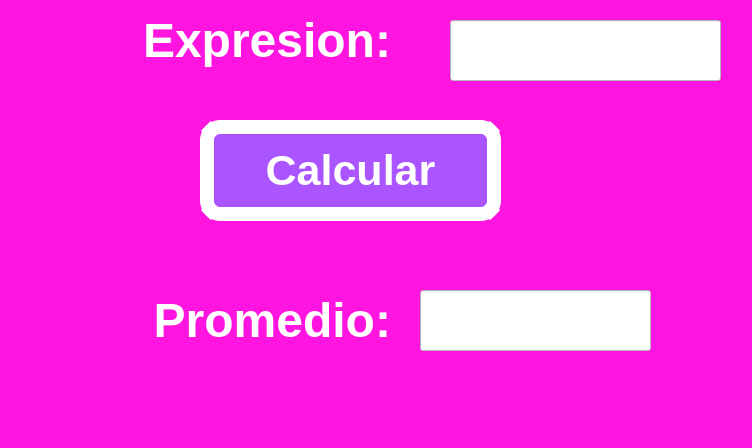
<?xml version="1.0" encoding="UTF-8"?>
<ui version="4.0">
 <class>MainWindow</class>
 <widget class="QMainWindow" name="MainWindow">
  <property name="geometry">
   <rect>
    <x>0</x>
    <y>0</y>
    <width>752</width>
    <height>448</height>
   </rect>
  </property>
  <property name="windowTitle">
   <string>MainWindow</string>
  </property>
  <property name="styleSheet">
   <string notr="true">background-color: rgb(255, 20, 224);
</string>
  </property>
  <widget class="QWidget" name="centralwidget">
   <widget class="QLabel" name="labelA">
    <property name="geometry">
     <rect>
      <x>0</x>
      <y>-10</y>
      <width>391</width>
      <height>101</height>
     </rect>
    </property>
    <property name="text">
     <string>&lt;html&gt;&lt;head/&gt;&lt;body&gt;&lt;p align=&quot;right&quot;&gt;&lt;span style=&quot; font-size:36pt; font-weight:600; color:#ffffff;&quot;&gt;Expresion:&lt;/span&gt;&lt;/p&gt;&lt;/body&gt;&lt;/html&gt;</string>
    </property>
   </widget>
   <widget class="QLineEdit" name="txt_exp">
    <property name="geometry">
     <rect>
      <x>450</x>
      <y>20</y>
      <width>271</width>
      <height>61</height>
     </rect>
    </property>
    <property name="styleSheet">
     <string notr="true">background-color: rgb(255, 255, 255);
font: 36pt &quot;MS Shell Dlg 2&quot;;</string>
    </property>
    <property name="text">
     <string/>
    </property>
    <property name="alignment">
     <set>Qt::AlignCenter</set>
    </property>
   </widget>
   <widget class="QLineEdit" name="txt_prom">
    <property name="geometry">
     <rect>
      <x>420</x>
      <y>290</y>
      <width>231</width>
      <height>61</height>
     </rect>
    </property>
    <property name="styleSheet">
     <string notr="true">background-color: rgb(255, 255, 255);
font: 36pt &quot;MS Shell Dlg 2&quot;;</string>
    </property>
    <property name="text">
     <string/>
    </property>
    <property name="alignment">
     <set>Qt::AlignCenter</set>
    </property>
   </widget>
   <widget class="QLabel" name="labelSuma">
    <property name="geometry">
     <rect>
      <x>70</x>
      <y>280</y>
      <width>321</width>
      <height>81</height>
     </rect>
    </property>
    <property name="text">
     <string>&lt;html&gt;&lt;head/&gt;&lt;body&gt;&lt;p align=&quot;right&quot;&gt;&lt;span style=&quot; font-size:36pt; font-weight:600; color:#ffffff;&quot;&gt;Promedio:&lt;/span&gt;&lt;/p&gt;&lt;/body&gt;&lt;/html&gt;</string>
    </property>
   </widget>
   <widget class="QPushButton" name="btn_exp">
    <property name="geometry">
     <rect>
      <x>200</x>
      <y>120</y>
      <width>301</width>
      <height>101</height>
     </rect>
    </property>
    <property name="font">
     <font>
      <pointsize>32</pointsize>
      <weight>75</weight>
      <bold>true</bold>
     </font>
    </property>
    <property name="styleSheet">
     <string notr="true">background-color: rgb(170, 85, 255);
color: rgb(255, 255, 255);
border-radius:20px;
border: 14px solid white;</string>
    </property>
    <property name="text">
     <string>Calcular</string>
    </property>
   </widget>
  </widget>
  <widget class="QMenuBar" name="menubar">
   <property name="geometry">
    <rect>
     <x>0</x>
     <y>0</y>
     <width>752</width>
     <height>26</height>
    </rect>
   </property>
  </widget>
  <widget class="QStatusBar" name="statusbar"/>
 </widget>
 <resources/>
 <connections/>
</ui>
